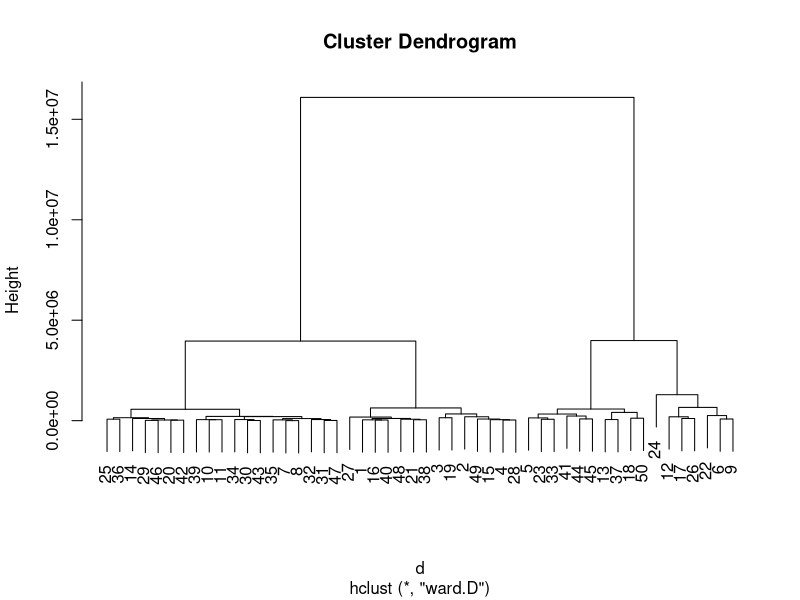
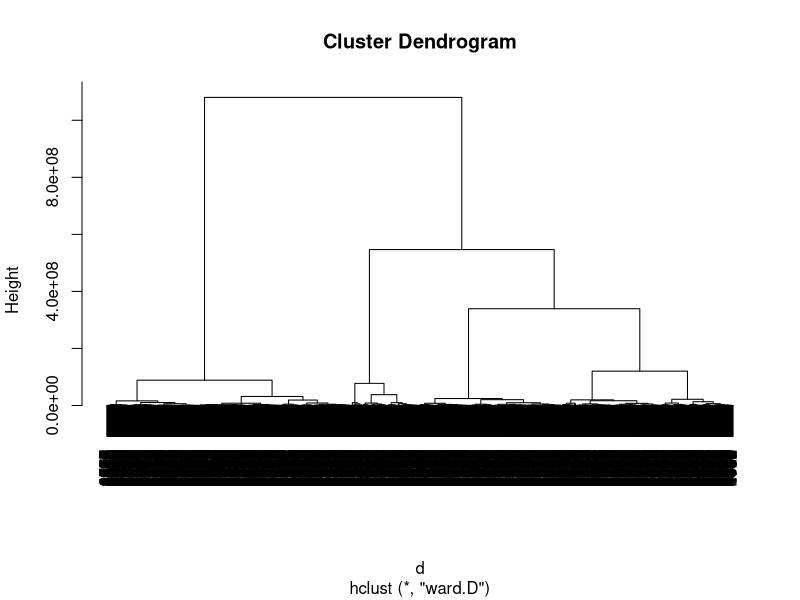
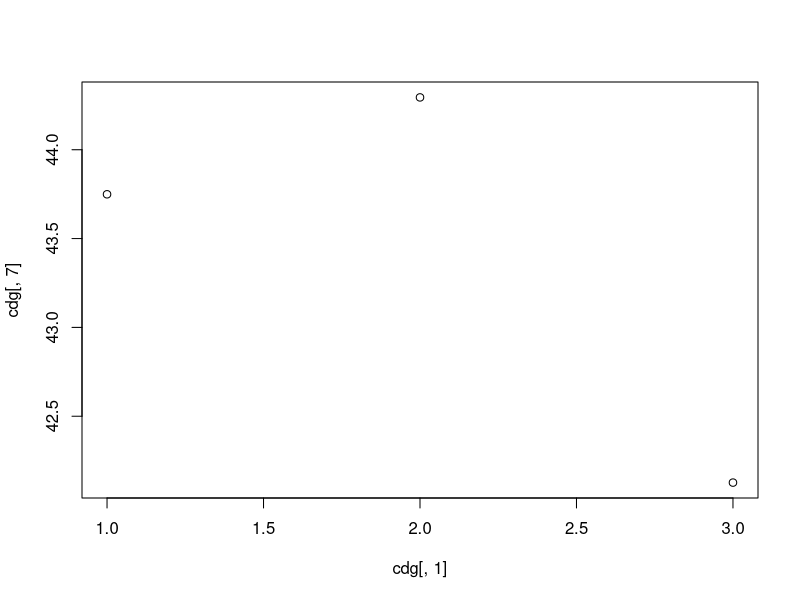

Source code (R) for these figures, in order: (Note: this script raises an error after producing the figures.)
## ---- chunk 1
# Clear plots
if(!is.null(dev.list())) dev.off()

# Clean workspace
rm(list=ls())
## ---- chunk 2
dd <- read.csv("2.Bank_India_preprocessed_data.csv", sep=",",
               stringsAsFactors=TRUE)
dd$id <- NULL
class(dd)
attach(dd)

dcon <- data.frame(n_child, income, credit, loan, price, age, job_duration, 
                   n_enquiries)
dim(dcon)
## ---- chunk 3
d  <- dist(dcon[1:50,])
h1 <- hclust(d,method="ward.D")  # NOTICE THE COST
plot(h1)

d  <- dist(dcon)
h1 <- hclust(d,method="ward")  # NOTICE THE COST
plot(h1)
## ---- chunk 4
nc = 3

c1 <- cutree(h1,nc)

c1[1:20]

nc = 5

c5 <- cutree(h1,nc)

c5[1:20]


table(c1)
table(c5)
table(c1,c5)


cdg <- aggregate(as.data.frame(dcon),list(c1),mean)
cdg

plot(cdg[,1], cdg[,7])
## ---- chunk 5
plot(Edad,Estalvi,col=c1,main="Clustering of credit data in 3 classes")
legend("topright",c("class1","class2","class3"),pch=1,col=c(1:3))

plot(RatiFin,Estalvi)
plot(RatiFin,Estalvi,col=c1,main="Clustering of credit data in 3 classes")
legend("topright",c("class1","class2","class3"),pch=1,col=c(1:3), cex=0.6)

plot(Antiguedad.Trabajo,Estalvi,col=c1,main="Clustering of credit data in 3 classes")
legend("topright",c("class1","class2","class3"),pch=1,col=c(1:3), cex=0.6)
plot(Patrimonio, Ingresos,col=c1,main="Clustering of credit data in 3 classes")
legend("topright",c("class1","class2","class3"),pch=1,col=c(1:3), cex=0.6)
plot(Patrimonio, Antiguedad.Trabajo,col=c1,main="Clustering of credit data in 3 classes")
legend("topright",c("class1","class2","class3"),pch=1,col=c(1:3), cex=0.6)

pairs(dcon[,1:7], col=c1)
## ---- chunk 6

Bss <- sum(rowSums(cdg^2)*as.numeric(table(c1)))

Ib4 <- 100*Bss/Tss
Ib4
## ---- chunk 7
library(cluster)

#dissimilarity matrix

actives<-c(1:19) # We have already removed the id variables
# gower distance
dissimMatrix <- daisy(dd[,actives], metric = "gower", stand=TRUE)

distMatrix<-dissimMatrix^2

# ward method
set.seed(123)
h1 <- hclust(distMatrix,method="ward.D")  # NOTICE THE COST
## ---- chunk 8
#plot(h1)

c2 <- cutree(h1,4)
## ---- chunk 9
dd <- read.csv("2.Bank_India_preprocessed_data.csv", sep=",",
               stringsAsFactors=TRUE)
dd$id <- NULL
class(dd)
attach(dd)

dcon <- data.frame(n_child, income, credit, loan, price, age, job_duration, 
                   n_enquiries)
dim(dcon)

#Dictamen    <- as.factor(Dictamen)
#levels(Dictamen) <- c(NA, "positiu","negatiu")


#Calcula els valor test de la variable Xnum per totes les modalitats del factor P
ValorTestXnum <- function(Xnum,P){
  #freq dis of fac
  nk <- as.vector(table(P)); 
  n <- sum(nk); 
  #mitjanes x grups
  xk <- tapply(Xnum,P,mean);
  #valors test
  txk <- (xk-mean(Xnum))/(sd(Xnum)*sqrt((n-nk)/(n*nk))); 
  #p-values
  pxk <- pt(txk,n-1,lower.tail=F);
  for(c in 1:length(levels(as.factor(P)))){if (pxk[c]>0.5){pxk[c]<-1-pxk[c]}}
  return (pxk)
}




ValorTestXquali <- function(P,Xquali){
  taula <- table(P,Xquali);
  n <- sum(taula); 
  pk <- apply(taula,1,sum)/n;
  pj <- apply(taula,2,sum)/n;
  pf <- taula/(n*pk);
  pjm <- matrix(data=pj,nrow=dim(pf)[1],ncol=dim(pf)[2], byrow=TRUE);      
  dpf <- pf - pjm; 
  dvt <- sqrt(((1-pk)/(n*pk))%*%t(pj*(1-pj))); 
  #i hi ha divisions iguals a 0 dona NA i no funciona
  zkj <- dpf
  zkj[dpf!=0]<-dpf[dpf!=0]/dvt[dpf!=0]; 
  pzkj <- pnorm(zkj,lower.tail=F);
  for(c in 1:length(levels(as.factor(P)))){for (s in 1:length(levels(Xquali))){if (pzkj[c,s]> 0.5){pzkj[c,s]<-1- pzkj[c,s]}}}
  return (list(rowpf=pf,vtest=zkj,pval=pzkj))
}


#source("file")
#dades contain the dataset
dades<-dd
#dades<-dd[filtro,]
#dades<-df
K<-dim(dades)[2]
#par(ask=TRUE)


#P must contain the class variable
#P<-dd[,3]
P<-c2 #P CONTAINS THE NUMBER OF CUTS WE DO ON THE TREE
#P<-dd[,18]
nameP<-"classe"
#P<-df[,33]

nc<-length(levels(factor(P)))
nc
pvalk <- matrix(data=0,nrow=nc,ncol=K, dimnames=list(levels(P),names(dades)))
nameP<-"Class"
n<-dim(dades)[1]

## ---- chunk 10
for(k in 1:K){
  if (is.numeric(dades[,k])){ 
      print(paste("Anàlisi per classes de la Variable:", names(dades)[k]))

      boxplot(dades[,k]~P, main=paste("Boxplot of", names(dades)[k], "vs", nameP ), horizontal=TRUE)
      
      barplot(tapply(dades[[k]], P, mean),main=paste("Means of", names(dades)[k], "by", nameP ))
      abline(h=mean(dades[[k]]))
      legend(0,mean(dades[[k]]),"global mean",bty="n")
      print("Estadístics per groups:")
      for(s in levels(as.factor(P))) {print(summary(dades[P==s,k]))}
      o<-oneway.test(dades[,k]~P)
      print(paste("p-valueANOVA:", o$p.value))
      kw<-kruskal.test(dades[,k]~P)
      print(paste("p-value Kruskal-Wallis:", kw$p.value))
      pvalk[,k]<-ValorTestXnum(dades[,k], P)
      print("p-values ValorsTest: ")
      print(pvalk[,k])      
      }else{
        if(class(dd[,k])=="Date"){
          print(summary(dd[,k]))
          print(sd(dd[,k]))
          #decide breaks: weeks, months, quarters...
          hist(dd[,k],breaks="weeks")
        }else{
          #qualitatives
      print(paste("Variable", names(dades)[k]))
      table<-table(P, dades[,k])
   #   print("Cross-table")
   #   print(table)
      rowperc<-prop.table(table,1)

   colperc<-prop.table(table,2)
   #  print("Distribucions condicionades a files")
   # print(rowperc)
   
   #ojo porque si la variable es true o false la identifica amb el tipus Logical i
   #aquest no te levels, por tanto, coertion preventiva
   
   dades[,k]<-as.factor(dades[,k])
   
   
   marg <- table(as.factor(P))/n
   print(append("Categories=",levels(as.factor(dades[,k]))))

   #from next plots, select one of them according to your practical case
   #plot(marg,type="l",ylim=c(0,1),main=paste("Prop. of pos & neg by",names(dades)[k]))
   #paleta<-rainbow(length(levels(dades[,k])))
   #for(c in 1:length(levels(dades[,k]))){lines(colperc[,c],col=paleta[c]) }

   #with legend
   #plot(marg,type="l",ylim=c(0,1),main=paste("Prop. of pos & neg by",names(dades)[k]))
   #paleta<-rainbow(length(levels(dades[,k])))
   #for(c in 1:length(levels(dades[,k]))){lines(colperc[,c],col=paleta[c]) }
   #legend("topright", levels(dades[,k]), col=paleta, lty=2, cex=0.6)
   
   #condicionades a classes
   print(append("Categories=",levels(dades[,k])))
   #plot(marg,type="n",ylim=c(0,1),main=paste("Prop. of pos & neg by",names(dades)[k]))
   #paleta<-rainbow(length(levels(dades[,k])))
   #for(c in 1:length(levels(dades[,k]))){lines(rowperc[,c],col=paleta[c]) }
   
   #with legend
   plot(marg,type="n",ylim=c(0,1),main=paste("Prop. of pos & neg by",names(dades)[k]))
   paleta<-rainbow(length(levels(dades[,k])))
   for(c in 1:length(levels(dades[,k]))){lines(rowperc[,c],col=paleta[c]) }
   legend("topright", levels(dades[,k]), col=paleta, lty=2, cex=0.6)
   
   #amb variable en eix d'abcisses
   marg <-table(dades[,k])/n
      print(append("Categories=",levels(dades[,k])))
      #plot(marg,type="l",ylim=c(0,1),main=paste("Prop. of pos & neg by",names(dades)[k]), las=3)
    #x<-plot(marg,type="l",ylim=c(0,1),main=paste("Prop. of pos & neg by",names(dades)[k]), xaxt="n")
   #text(x=x+.25, y=-1, adj=1, levels(CountryName), xpd=TRUE, srt=25, cex=0.7)
   #paleta<-rainbow(length(levels(as.factor(P))))
    #  for(c in 1:length(levels(as.factor(P)))){lines(rowperc[c,],col=paleta[c]) }

      #with legend
      plot(marg,type="l",ylim=c(0,1),main=paste("Prop. of pos & neg by",names(dades)[k]), las=3)
      for(c in 1:length(levels(as.factor(P)))){lines(rowperc[c,],col=paleta[c])}
      legend("topright", levels(as.factor(P)), col=paleta, lty=2, cex=0.6)
   
   #condicionades a columna 
   #plot(marg,type="n",ylim=c(0,1),main=paste("Prop. of pos & neg by",names(dades)[k]), las=3)
   #paleta<-rainbow(length(levels(as.factor(P))))
   #for(c in 1:length(levels(as.factor(P)))){lines(colperc[c,],col=paleta[c]) }
   
   #with legend
   plot(marg,type="n",ylim=c(0,1),main=paste("Prop. of pos & neg by",names(dades)[k]), las=3)
   for(c in 1:length(levels(as.factor(P)))){lines(colperc[c,],col=paleta[c])}
   legend("topright", levels(as.factor(P)), col=paleta, lty=2, cex=0.6)
   
      table<-table(dades[,k],P)
      print("Cross Table:")
      print(table)
      print("Distribucions condicionades a columnes:")
      print(colperc)

      #diagrames de barres apilades                                         
      
      paleta<-rainbow(length(levels(dades[,k])))
      #barplot(table(dades[,k], as.factor(P)), beside=FALSE,col=paleta )

      #barplot(table(dades[,k], as.factor(P)), beside=FALSE,col=paleta )
      #legend("topright",levels(as.factor(dades[,k])),pch=1,cex=0.5, col=paleta)
      
   #diagrames de barres adosades
      #barplot(table(dades[,k], as.factor(P)), beside=TRUE,col=paleta )

      #barplot(table(dades[,k], as.factor(P)), beside=TRUE,col=paleta)
      #legend("topright",levels(as.factor(dades[,k])),pch=1,cex=0.5, col=paleta)
   
      print("Test Chi quadrat: ")
      print(chisq.test(dades[,k], as.factor(P)))
   
      print("valorsTest:")
      print( ValorTestXquali(P,dades[,k]))
   #calcular els pvalues de les quali
   }
      }
}#endfor

#descriptors de les classes més significatius. Afegir info qualits
for (c in 1:length(levels(as.factor(P)))) {
  if(!is.na(levels(as.factor(P))[c])){
    print(paste("P.values per class:",levels(as.factor(P))[c]));
    print(sort(pvalk[c,]), digits=3) 
  }
}

#afegir la informacio de les modalitats de les qualitatives a la llista de pvalues i fer ordenacio global

#saving the dataframe in an external file
#write.table(dd, file = "credscoClean.csv", sep = ";", na = "NA", dec = ".", row.names = FALSE, col.names = TRUE)

